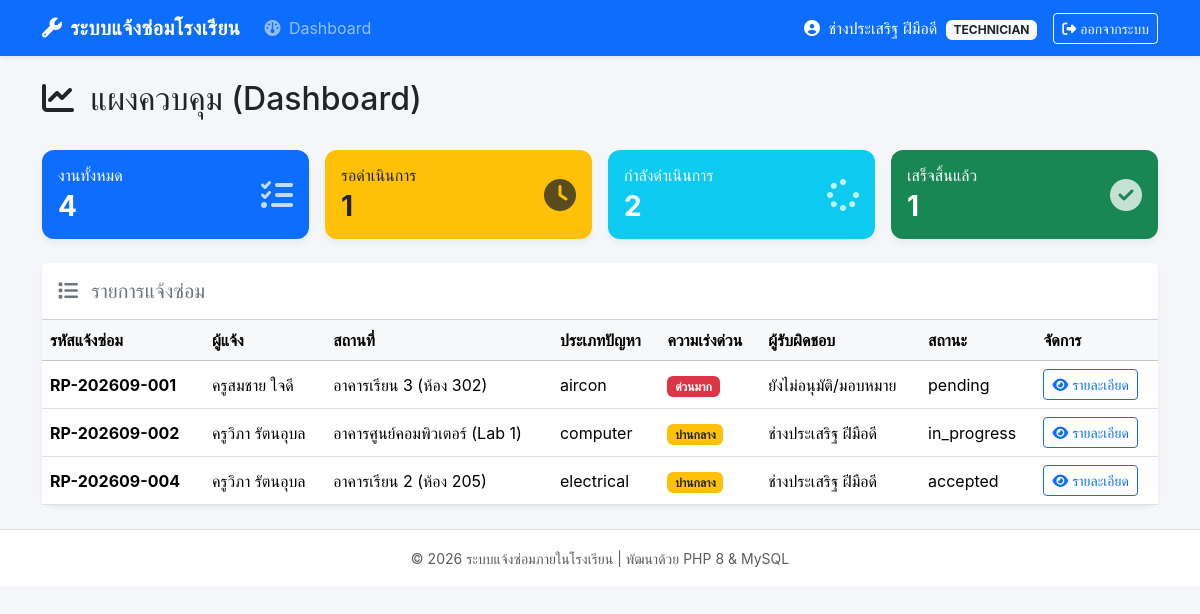
Screenshot of /index.php (signed in) with the database file from the repository.
### tables this page shows
CREATE TABLE IF NOT EXISTS `repair_requests` (
  `id` INT AUTO_INCREMENT PRIMARY KEY,
  `request_no` VARCHAR(30) NOT NULL UNIQUE,
  `user_id` INT NOT NULL,
  `building` VARCHAR(100) NOT NULL,
  `room` VARCHAR(50) NOT NULL,
  `problem_type` ENUM('electrical', 'furniture', 'computer', 'aircon', 'other') NOT NULL,
  `description` TEXT NOT NULL,
  `urgency` ENUM('low', 'medium', 'high') DEFAULT 'medium',
  `status` ENUM('pending', 'accepted', 'in_progress', 'completed') DEFAULT 'pending',
  `assigned_to` INT DEFAULT NULL,
  `due_date` DATE DEFAULT NULL,
  `completion_date` DATE DEFAULT NULL,
  `cost` DECIMAL(10,2) DEFAULT NULL,
  `result` TEXT DEFAULT NULL,
  `created_at` TIMESTAMP DEFAULT CURRENT_TIMESTAMP,
  FOREIGN KEY (`user_id`) REFERENCES `users`(`id`) ON DELETE CASCADE,
  FOREIGN KEY (`assigned_to`) REFERENCES `users`(`id`) ON DELETE SET NULL
);

CREATE TABLE IF NOT EXISTS `users` (
  `id` INT AUTO_INCREMENT PRIMARY KEY,
  `username` VARCHAR(50) NOT NULL UNIQUE,
  `password` VARCHAR(255) NOT NULL,
  `fullname` VARCHAR(100) NOT NULL,
  `role` ENUM('admin', 'teacher', 'technician') NOT NULL DEFAULT 'teacher',
  `email` VARCHAR(100) DEFAULT NULL,
  `created_at` TIMESTAMP DEFAULT CURRENT_TIMESTAMP
);

### config/auth.php (called while the page is built, shortened)
<?php
function currentUser(): ?array {
    if (isset($_SESSION['user_id'])) {
        return [
            'id'       => $_SESSION['user_id'],
            'username' => $_SESSION['username'],
            'fullname' => $_SESSION['fullname'],
            'role'     => $_SESSION['role'],
            'email'    => $_SESSION['email'] ?? ''
        ];
    }
    return null;
}
?>

### index.php (the view, shortened to what this page needs)
<?php
require_once 'includes/header.php';
$user = currentUser();
try {
    $pdo = Database::getInstance();
    $whereClause = "";
    $params = [];
    if ($user['role'] === 'teacher') {
        $whereClause = " WHERE r.user_id = :uid";
        $params['uid'] = $user['id'];
    } elseif ($user['role'] === 'technician') {
        $whereClause = " WHERE r.assigned_to = :aid OR r.status = 'pending'";
        $params['aid'] = $user['id'];
    }
    $stats = [
        'total'       => $pdo->query("SELECT COUNT(*) FROM repair_requests")->fetchColumn(),
        'pending'     => $pdo->query("SELECT COUNT(*) FROM repair_requests WHERE status = 'pending'")->fetchColumn(),
        'in_progress' => $pdo->query("SELECT COUNT(*) FROM repair_requests WHERE status IN ('accepted', 'in_progress')")->fetchColumn(),
        'completed'   => $pdo->query("SELECT COUNT(*) FROM repair_requests WHERE status = 'completed'")->fetchColumn(),
    ];
    $stmt = $pdo->prepare("
        SELECT r.*, u.fullname AS reporter_name, t.fullname AS tech_name
        FROM repair_requests r
        JOIN users u ON r.user_id = u.id
        LEFT JOIN users t ON r.assigned_to = t.id
        $whereClause
        ORDER BY r.created_at DESC
    ");
    $stmt->execute($params);
    $requests = $stmt->fetchAll();
} catch (Exception $e) {
    echo "<div class='alert alert-danger'>" . htmlspecialchars($e->getMessage()) . "</div>";
    $stats = ['total' => 0, 'pending' => 0, 'in_progress' => 0, 'completed' => 0];
    $requests = [];
}
?>
<div class="d-flex justify-content-between align-items-center mb-4">
    <h2><i class="fa-solid fa-chart-line me-2"></i> แผงควบคุม (Dashboard)</h2>
</div>
<div class="row g-3 mb-4">
    <div class="col-md-3">
        <div class="card stat-card bg-primary text-white p-3">
            <div class="d-flex justify-content-between align-items-center">
                <div>
                    <h6 class="mb-1">งานทั้งหมด</h6>
                    <h3 class="mb-0 fw-bold"><?= $stats['total'] ?></h3>
                </div>
                <i class="fa-solid fa-list-check fa-2x opacity-75"></i>
            </div>
        </div>
    </div>
    <div class="col-md-3">
        <div class="card stat-card bg-warning text-dark p-3">
            <div class="d-flex justify-content-between align-items-center">
                <div>
                    <h6 class="mb-1">รอดำเนินการ</h6>
                    <h3 class="mb-0 fw-bold"><?= $stats['pending'] ?></h3>
                </div>
                <i class="fa-solid fa-clock fa-2x opacity-75"></i>
            </div>
        </div>
    </div>
    <div class="col-md-3">
        <div class="card stat-card bg-info text-white p-3">
            <div class="d-flex justify-content-between align-items-center">
                <div>
                    <h6 class="mb-1">กำลังดำเนินการ</h6>
                    <h3 class="mb-0 fw-bold"><?= $stats['in_progress'] ?></h3>
                </div>
                <i class="fa-solid fa-spinner fa-2x opacity-75"></i>
            </div>
        </div>
    </div>
    <div class="col-md-3">
        <div class="card stat-card bg-success text-white p-3">
            <div class="d-flex justify-content-between align-items-center">
                <div>
                    <h6 class="mb-1">เสร็จสิ้นแล้ว</h6>
                    <h3 class="mb-0 fw-bold"><?= $stats['completed'] ?></h3>
                </div>
                <i class="fa-solid fa-circle-check fa-2x opacity-75"></i>
            </div>
        </div>
    </div>
</div>
<div class="card shadow-sm">
    <div class="card-header bg-white py-3">
        <h5 class="mb-0 text-secondary"><i class="fa-solid fa-list me-2"></i> รายการแจ้งซ่อม</h5>
    </div>
    <div class="card-body p-0">
        <div class="table-responsive">
            <table class="table table-hover align-middle mb-0">
                <thead class="table-light">
                    <tr>
                        <th>รหัสแจ้งซ่อม</th>
                        <th>ผู้แจ้ง</th>
                        <th>สถานที่</th>
                        <th>ประเภทปัญหา</th>
                        <th>ความเร่งด่วน</th>
                        <th>ผู้รับผิดชอบ</th>
                        <th>สถานะ</th>
                        <th>จัดการ</th>
                    </tr>
                </thead>
                <tbody>
                    <?php if (count($requests) > 0): ?>
                        <?php foreach ($requests as $req): ?>
                            <tr>
                                <td><strong><?= htmlspecialchars($req['request_no']) ?></strong></td>
                                <td><?= htmlspecialchars($req['reporter_name']) ?></td>
                                <td><?= htmlspecialchars($req['building'] . ' (' . $req['room'] . ')') ?></td>
                                <td>
                                    <?php
                                    $problemTypeBadges = [
                                        'electrical' => '<span class="badge bg-warning text-dark"><i class="fa-solid fa-bolt me-1"></i>ระบบไฟฟ้า</span>',
                                        'furniture'  => '<span class="badge bg-secondary"><i class="fa-solid fa-chair me-1"></i>ครุภัณฑ์</span>',
                                        'computer'   => '<span class="badge bg-info text-dark"><i class="fa-solid fa-desktop me-1"></i>คอมพิวเตอร์</span>',
                                        'aircon'     => '<span class="badge bg-primary"><i class="fa-solid fa-snowflake me-1"></i>เครื่องปรับอากาศ</span>',
                                        'other'      => '<span class="badge bg-dark"><i class="fa-solid fa-screwdriver-wrench me-1"></i>อื่นๆ</span>'
                                    ];
                                    echo $problemTypeBadges[$req['problem_type']] ?? htmlspecialchars($req['problem_type']);
                                    ?>
                                </td>
                                <td>
                                    <?php if ($req['urgency'] === 'high'): ?>
                                        <span class="badge bg-danger">ด่วนมาก</span>
                                    <?php elseif ($req['urgency'] === 'medium'): ?>
                                        <span class="badge bg-warning text-dark">ปานกลาง</span>
                                    <?php else: ?>
                                        <span class="badge bg-info">ปกติ</span>
                                    <?php endif; ?>
                                </td>
                                <td><?= htmlspecialchars($req['tech_name'] ?? 'ยังไม่อนุมัติ/มอบหมาย') ?></td>
                                <td>
                                    <?php
                                    $statusBadges = [
                                        'pending'     => '<span class="badge bg-warning text-dark">รอรับเรื่อง</span>',
                                        'accepted'    => '<span class="badge bg-info">รับเรื่องแล้ว</span>',
                                        'in_progress' => '<span class="badge bg-primary">กำลังดำเนินการ</span>',
                                        'completed'   => '<span class="badge bg-success">เสร็จสมบูรณ์</span>'
                                    ];
                                    echo $statusBadges[$req['status']] ?? $req['status'];
                                    ?>
                                </td>
                                <td>
                                    <a href="view_request.php?id=<?= $req['id'] ?>" class="btn btn-outline-primary btn-sm">
                                        <i class="fa-solid fa-eye"></i> รายละเอียด
                                    </a>
                                </td>
                            </tr>
                        <?php endforeach; ?>
                    <?php else: ?>
                        <tr>
                            <td colspan="8" class="text-center py-4 text-muted">ยังไม่มีข้อมูลการแจ้งซ่อม</td>
                        </tr>
                    <?php endif; ?>
                </tbody>
            </table>
        </div>
    </div>
</div>
<?php require_once 'includes/footer.php'; ?>

### assets/css/style.css (style rules this page uses)
body { background-color: #f4f6f9; font-family: 'Sarabun', -apple-system, BlinkMacSystemFont, "Segoe UI", Roboto, sans-serif; }
.card { border: none; border-radius: 12px; box-shadow: 0 4px 6px rgba(0, 0, 0, 0.05); }
.stat-card { transition: transform 0.2s ease-in-out; }

### rows the page displays
repair_requests: id "1", user "2", request_no "RP-202609-001", user.fullname "ครูสมชาย ใจดี", building+room "อาคารเรียน 3 (ห้อง 302)", problem_type "aircon", urgency "ด่วนมาก", tech_name "ยังไม่อนุมัติ/มอบหมาย", status "pending"
repair_requests: request_no "RP-202609-002", user.fullname "ครูวิภา รัตนอุบล", building+room "อาคารศูนย์คอมพิวเตอร์ (Lab 1)", problem_type "computer", urgency "ปานกลาง", assigned_to.fullname "ช่างประเสริฐ ฝีมือดี", status "in_progress"
repair_requests: request_no "RP-202609-004", user.fullname "ครูวิภา รัตนอุบล", building+room "อาคารเรียน 2 (ห้อง 205)", problem_type "electrical", urgency "ปานกลาง", assigned_to.fullname "ช่างประเสริฐ ฝีมือดี", status "accepted"

### other values shown
$user['fullname'] "ช่างประเสริฐ ฝีมือดี"
$user['role'] "TECHNICIAN"
$stats['total'] "4"
